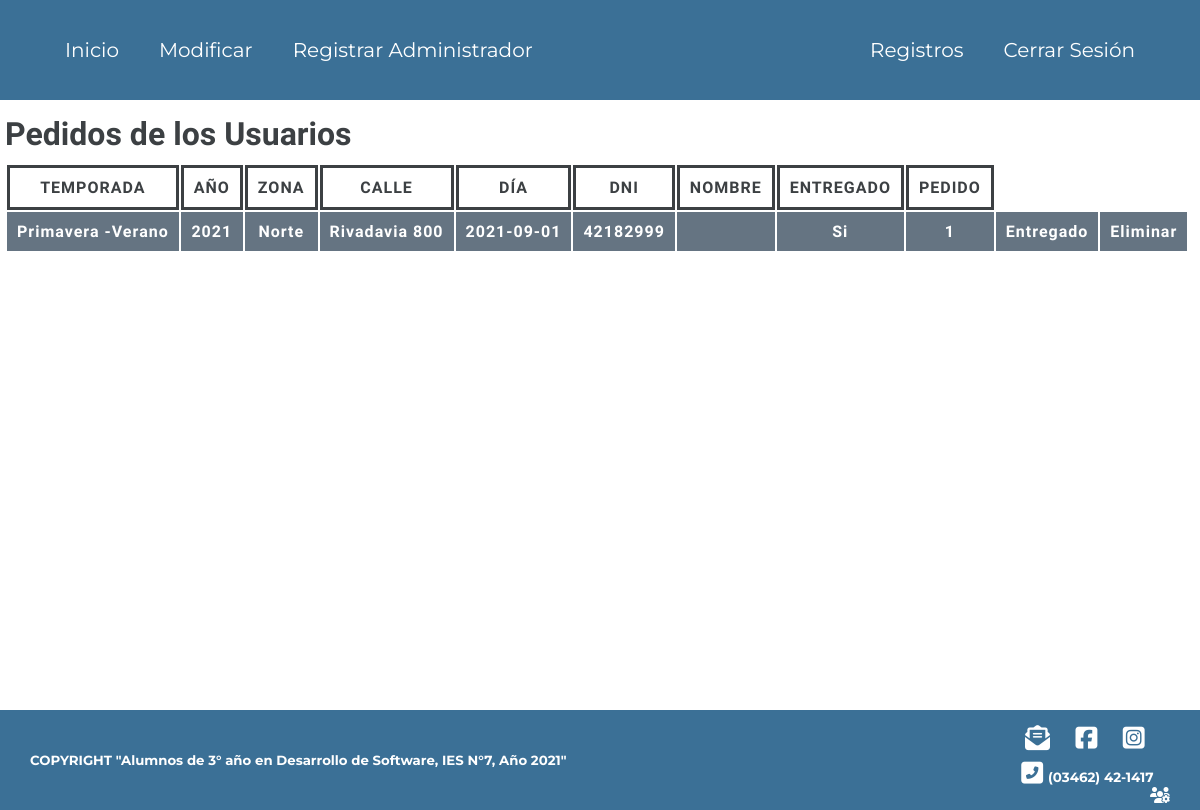
Page /semi/peda.php (signed in) on the committed database.
### tables this page shows
CREATE TABLE `pdo` (
  `temporada` varchar(20) NOT NULL,
  `ano` int(4) NOT NULL,
  `zona` varchar(15) NOT NULL,
  `calle` varchar(15) NOT NULL,
  `dia` date NOT NULL,
  `dni` int(8) NOT NULL,
  `entregado` varchar(2) NOT NULL DEFAULT 'No',
  `id` int(10) NOT NULL
);

### semi/peda.php (the view, shortened to what this page needs)
<?php
require '1a.php';
 ?>
 <html>
  <head>
    <link rel="stylesheet" href="css/pedido_adm.css">
    <?php
$num = '1';
?>
  </head>
  <body>
    <div class="cuerpoPedidos">
      <div class="pedidosUsuarios">
        <h1>Pedidos de los Usuarios</h1>
        <table>
          <tr class="primera_fila">
            <td>Temporada</td>
            <td>Año</td>
            <td>Zona</td>
            <td>Calle</td>
            <td>Día</td>
            <td>DNI</td>
            <td>Nombre</td>
            <td>Entregado</td>
            <td>pedido</td>
          </tr>
            <?php
              $sql="SELECT * from pdo";
              $result=mysqli_query($conexion,$sql);
              while($mostrar=mysqli_fetch_assoc($result))  {
            ?>
              <tr class="fila_pedido">
                <td><?php echo $mostrar['temporada']?></td>
                <td><?php echo $mostrar['ano']?></td>
                <td><?php echo $mostrar['zona']?></td>
                <td><?php echo $mostrar['calle']?></td>
                <td><?php echo $mostrar['dia']?></td>
                <td><?php echo $mostrar['dni']?></td>
                <td><?php echo $mostrar['nombre']?></td>
                <td><?php echo $mostrar['entregado']?></td>
                <td><?php echo  $num++?></td>
                <?php
                echo "<td>  <a href='pedias.php?id=".$mostrar['id']."'>Entregado</td>";
                echo "<td> <a href='pedielim.php?id=".$mostrar['id']."''>Eliminar</td>";
                ?>
              </tr>
            <?php }?>
        </table>
      </div>
    </div>
    <?php include('pie.php') ?>
  </body>
</html>

### semi/css/nav_pie.css (style rules this page uses)
:root { --blanco: rgb(255, 255, 255); --oscuro: #3B7096; --nar-osc: #a76707; --nar-clar: #FFB442; --gris-clar: #657482; --gris-osc: #3c4043; }
* { padding: 0px; margin: 0px; text-decoration: none; }
body { background: var(--blanco); font-family: 'Source Sans Pro', sans-serif; }

### semi/css/pedido_adm.css (style rules this page uses)
.primera_fila td, .fila_pedido td { padding: 10px; letter-spacing: 1px; }
.primera_fila td { text-transform: uppercase; border: 3px solid var(--gris-osc); background: var(--blanco); color: var(--gris-osc); font-weight: 600; }
.fila_pedido td { background: var(--gris-clar); color: var(--blanco); font-weight: 600; }
.fila_pedido a { color: var(--blanco); }
.cuerpoPedidos { padding: 5px; height: auto; min-height: 75vh; }
.pedidosUsuarios td { text-align: center; }
.pedidosUsuarios h1 { color: var(--gris-osc); margin: 10px 0; }

### rows in the picture
pdo: temporada "Primavera -Verano", ano "2021", zona "Norte", calle "Rivadavia 800", dia "2021-09-01", dni "42182999", entregado "Si"
